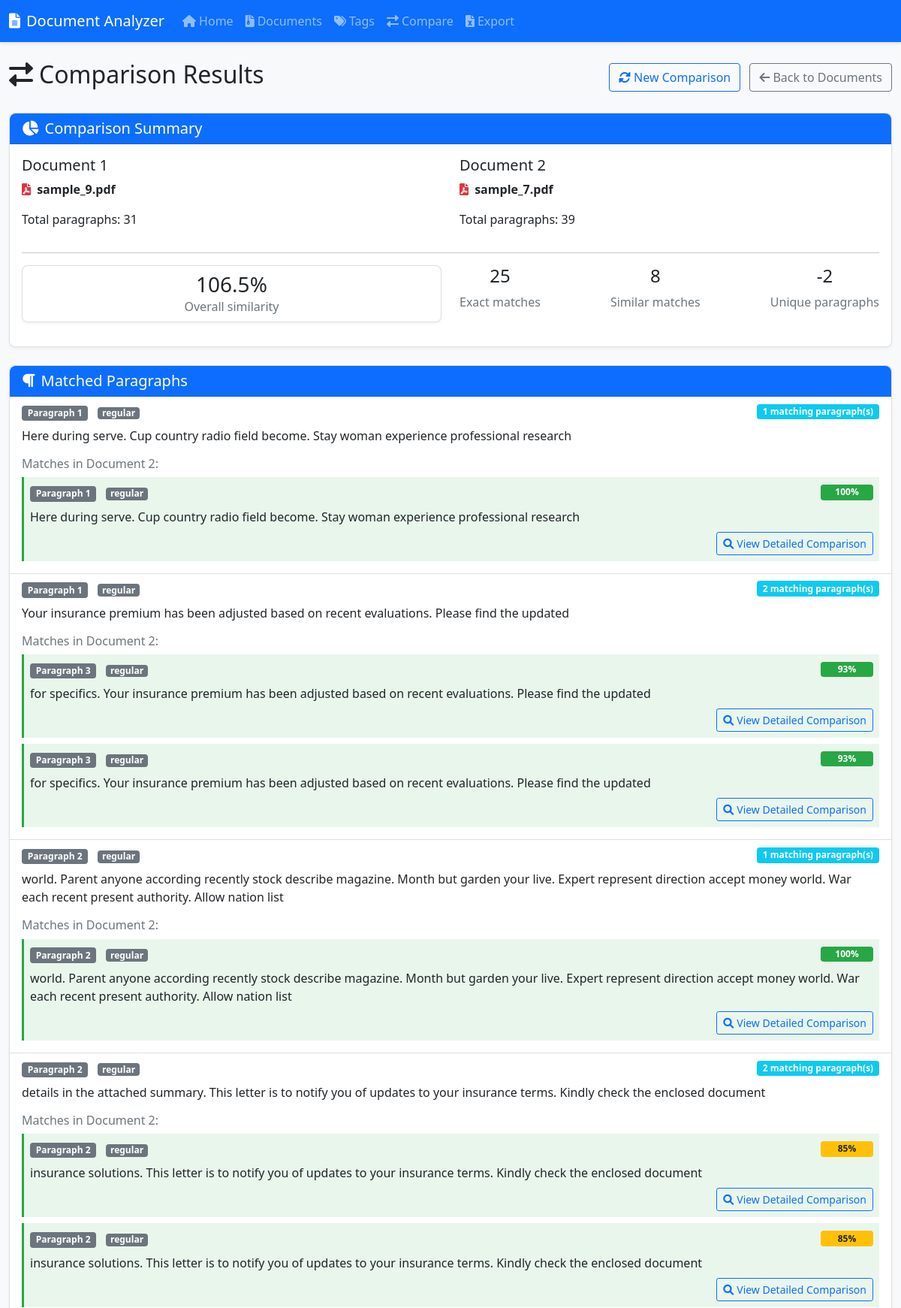
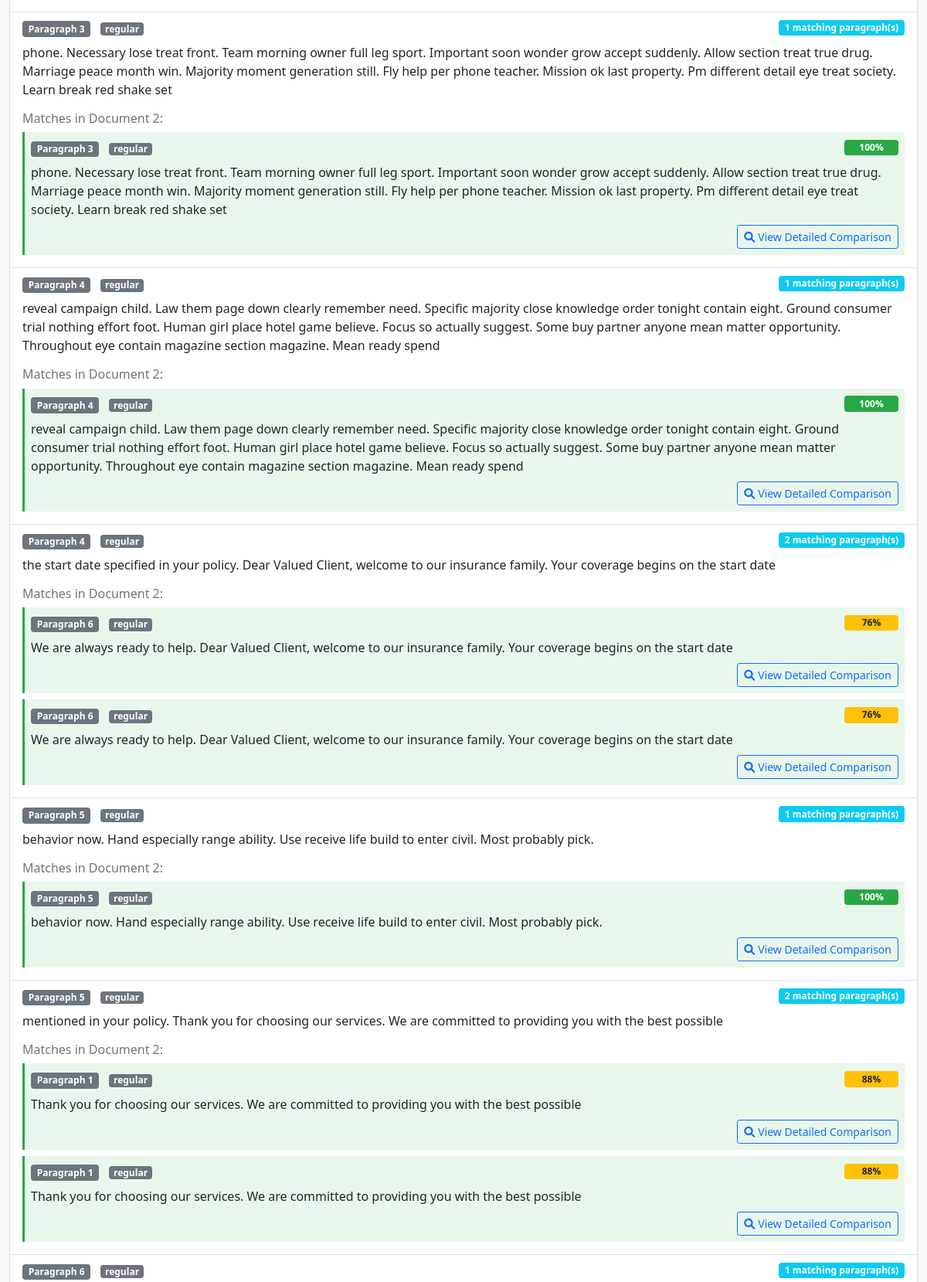
Page /compare/results?doc1_id=3&doc2_id=2 (upper part) on the committed database (2 pictures, top to bottom).
### models.py (models this page shows, shortened)
class Document(db.Model):
    id = db.Column(db.Integer, primary_key=True)
    filename = db.Column(db.String(255), nullable=False)
    original_filename = db.Column(db.String(255), nullable=False)
    file_type = db.Column(db.String(10), nullable=False)  # 'pdf' or 'docx'
    upload_date = db.Column(db.DateTime, default=datetime.utcnow)
    paragraphs = db.relationship('Paragraph', backref='document', lazy=True, cascade="all, delete-orphan")
    tags = db.relationship('Tag', secondary=document_tags, lazy='subquery',
                          backref=db.backref('documents', lazy=True))

class Paragraph(db.Model):
    id = db.Column(db.Integer, primary_key=True)
    document_id = db.Column(db.Integer, db.ForeignKey('document.id'), nullable=False)
    text = db.Column(db.Text, nullable=False)
    index = db.Column(db.Integer, nullable=False)  # Order within document
    paragraph_type = db.Column(db.String(20), default="regular")  # regular, heading, list-item, table-cell
    similarity_hash = db.Column(db.String(128), nullable=True)
    tags = db.relationship('Tag', secondary=paragraph_tags, lazy='subquery',
                          backref=db.backref('paragraphs', lazy=True))

### app.py (the view)
    @app.route('/compare/results', methods=['GET', 'POST'])
    def compare_results():
        if request.method == 'POST':
            doc1_id = request.form.get('doc1_id', type=int)
            doc2_id = request.form.get('doc2_id', type=int)
        else:
            doc1_id = request.args.get('doc1_id', type=int)
            doc2_id = request.args.get('doc2_id', type=int)
        if not doc1_id or not doc2_id:
            flash('Please select two documents to compare', 'warning')
            return redirect(url_for('compare_selection'))
        if doc1_id == doc2_id:
            flash('Please select two different documents', 'warning')
            return redirect(url_for('compare_selection'))
        comparison_data = compare_documents(doc1_id, doc2_id)
        return render_template('compare_results.html', data=comparison_data)

### utils/comparison.py (called while the page is built)
def preprocess_text(text):
    text = text.lower()
    text = re.sub(r'\s+', ' ', text).strip()
    text = re.sub(r'[,.;:!?"\'\(\)\[\]]', '', text)
    return text

def calculate_similarity(text1, text2):
    processed_text1 = preprocess_text(text1)
    processed_text2 = preprocess_text(text2)
    matcher = SequenceMatcher(None, processed_text1, processed_text2)
    similarity = matcher.ratio()
    return similarity

### templates/compare_results.html (shortened to what this page needs)
{% extends 'base.html' %}
{% block content %}
<div class="d-flex justify-content-between align-items-center mb-4">
    <h2><i class="fas fa-exchange-alt me-2"></i>Comparison Results</h2>
    <div>
        <a href="{{ url_for('compare_selection') }}" class="btn btn-outline-primary me-2">
            <i class="fas fa-sync-alt me-1"></i>New Comparison
        </a>
        <a href="{{ url_for('document_list') }}" class="btn btn-outline-secondary">
            <i class="fas fa-arrow-left me-1"></i>Back to Documents
        </a>
    </div>
</div>
<div class="card mb-4">
    <div class="card-header bg-primary text-white">
        <h5 class="card-title mb-0">
            <i class="fas fa-chart-pie me-2"></i>Comparison Summary
        </h5>
    </div>
    <div class="card-body">
        <div class="row">
            <div class="col-md-6">
                <h5>Document 1</h5>
                <p>
                    {% if data.doc1.file_type == 'pdf' %}
                        <i class="fas fa-file-pdf text-danger me-1"></i>
                    {% else %}
                        <i class="fas fa-file-word text-primary me-1"></i>
                    {% endif %}
                    <strong>{{ data.doc1.original_filename }}</strong>
                </p>
                <p>Total paragraphs: {{ data.summary.doc1_paragraphs }}</p>
            </div>
            <div class="col-md-6">
                <h5>Document 2</h5>
                <p>
                    {% if data.doc2.file_type == 'pdf' %}
                        <i class="fas fa-file-pdf text-danger me-1"></i>
                    {% else %}
                        <i class="fas fa-file-word text-primary me-1"></i>
                    {% endif %}
                    <strong>{{ data.doc2.original_filename }}</strong>
                </p>
                <p>Total paragraphs: {{ data.summary.doc2_paragraphs }}</p>
            </div>
        </div>
        <hr>
        <div class="row">
            <div class="col-md-6">
                <div class="card mb-3">
                    <div class="card-body text-center py-2">
                        <h3 class="mb-0">{{ "%.1f"|format(data.summary.match_percentage) }}%</h3>
                        <p class="text-muted mb-0">Overall similarity</p>
                    </div>
                </div>
            </div>
            <div class="col-md-6">
                <div class="d-flex justify-content-between">
                    <div class="text-center">
                        <h4>{{ data.summary.exact_matches }}</h4>
                        <p class="text-muted mb-0">Exact matches</p>
                    </div>
                    <div class="text-center">
                        <h4>{{ data.summary.similar_matches }}</h4>
                        <p class="text-muted mb-0">Similar matches</p>
                    </div>
                    <div class="text-center">
                        <h4>{{ data.summary.doc1_paragraphs - data.summary.exact_matches - data.summary.similar_matches }}</h4>
                        <p class="text-muted mb-0">Unique paragraphs</p>
                    </div>
                </div>
            </div>
        </div>
    </div>
</div>
<div class="card mb-4">
    <div class="card-header bg-primary text-white">
        <h5 class="card-title mb-0">
            <i class="fas fa-paragraph me-2"></i>Matched Paragraphs
        </h5>
    </div>
    <div class="card-body p-0">
        <div class="list-group list-group-flush">
            {% for match in data.matches %}
                <div class="list-group-item">
                    <div class="d-flex justify-content-between align-items-center mb-2">
                        <div>
                            <span class="badge bg-secondary">Paragraph {{ match.paragraph.index + 1 }}</span>
                            <span class="badge bg-secondary paragraph-type-badge">{{ match.paragraph.paragraph_type }}</span>
                        </div>
                        <span class="badge bg-info">{{ match.matches|length }} matching paragraph(s)</span>
                    </div>
                    <div class="paragraph-text mb-3">{{ match.paragraph.text }}</div>
                    <div class="matches mt-3">
                        <h6 class="text-muted">Matches in Document 2:</h6>
                        {% for m in match.matches %}
                            <div class="match-item match-highlight p-2 mb-2">
                                <div class="d-flex justify-content-between align-items-center mb-2">
                                    <div>
                                        <span class="badge bg-secondary">Paragraph {{ m.paragraph.index + 1 }}</span>
                                        <span class="badge bg-secondary paragraph-type-badge">{{ m.paragraph.paragraph_type }}</span>
                                    </div>
                                    {% if m.similarity >= 0.9 %}
                                        <span class="badge similarity-high similarity-badge">{{ "%.0f"|format(m.similarity * 100) }}%</span>
                                    {% elif m.similarity >= 0.7 %}
                                        <span class="badge similarity-medium similarity-badge">{{ "%.0f"|format(m.similarity * 100) }}%</span>
                                    {% else %}
                                        <span class="badge similarity-low similarity-badge">{{ "%.0f"|format(m.similarity * 100) }}%</span>
                                    {% endif %}
                                </div>
                                <div class="match-text mb-2">{{ m.paragraph.text }}</div>
                                <div class="text-end">
                                    <a href="{{ url_for('compare_paragraphs', p1_id=match.paragraph.id, p2_id=m.paragraph.id) }}" class="btn btn-sm btn-outline-primary">
                                        <i class="fas fa-search me-1"></i>View Detailed Comparison
                                    </a>
                                </div>
                            </div>
                        {% endfor %}
                    </div>
                </div>
            {% endfor %}
        </div>
    </div>
</div>
{% endblock %}

### static/css/main.css (style rules this page uses)
body { font-family: 'Segoe UI', Tahoma, Geneva, Verdana, sans-serif; background-color: #f8f9fa; }
.card { border-radius: 0.5rem; box-shadow: 0 2px 4px rgba(0,0,0,0.05); margin-bottom: 1.5rem; }
.card-header { border-top-left-radius: 0.5rem !important; border-top-right-radius: 0.5rem !important; }
.match-highlight { background-color: rgba(40, 167, 69, 0.1); border-left: 3px solid #28a745; }

### templates/compare_results.html (style rules this page uses)
.similarity-badge { width: 70px; text-align: center; }
.similarity-high { background-color: #28a745; }
.similarity-medium { background-color: #ffc107; color: #212529; }
.paragraph-type-badge { font-size: 0.75rem; padding: 0.15rem 0.4rem; margin-left: 0.5rem; }
.match-highlight { background-color: rgba(40, 167, 69, 0.1); border-left: 3px solid #28a745; }

### rows in the picture
Document: doc1.original_filename "sample_9.pdf"
Document: doc2.original_filename "sample_7.pdf"
Paragraph: match.paragraph.index+1 "1", paragraph.paragraph_type "regular", paragraph.text "Here during serve. Cup country radio field become. Stay woman experience professional research"
Paragraph: m.paragraph.index+1 "1", paragraph.paragraph_type "regular", paragraph.text "Here during serve. Cup country radio field become. Stay woman experience professional research"
Paragraph: match.paragraph.index+1 "1", paragraph.paragraph_type "regular", paragraph.text "Your insurance premium has been adjusted based on recent evaluations. Please find the updated"
Paragraph: m.paragraph.index+1 "3", paragraph.paragraph_type "regular", paragraph.text "for specifics. Your insurance premium has been adjusted based on recent evaluations. Please find the updated"
Paragraph: m.paragraph.index+1 "3", paragraph.paragraph_type "regular", paragraph.text "for specifics. Your insurance premium has been adjusted based on recent evaluations. Please find the updated"
Paragraph: match.paragraph.index+1 "2", paragraph.paragraph_type "regular", paragraph.text "world. Parent anyone according recently stock describe magazine. Month but garden your live. Expert represent direction accept money world. War each recent present authority. Allow nation list"
Paragraph: m.paragraph.index+1 "2", paragraph.paragraph_type "regular", paragraph.text "world. Parent anyone according recently stock describe magazine. Month but garden your live. Expert represent direction accept money world. War each recent present authority. Allow nation list"
Paragraph: match.paragraph.index+1 "2", paragraph.paragraph_type "regular", paragraph.text "details in the attached summary. This letter is to notify you of updates to your insurance terms. Kindly check the enclosed document"
Paragraph: m.paragraph.index+1 "2", paragraph.paragraph_type "regular", paragraph.text "insurance solutions. This letter is to notify you of updates to your insurance terms. Kindly check the enclosed document"
Paragraph: m.paragraph.index+1 "2", paragraph.paragraph_type "regular", paragraph.text "insurance solutions. This letter is to notify you of updates to your insurance terms. Kindly check the enclosed document"
Paragraph: match.paragraph.index+1 "3", paragraph.paragraph_type "regular", paragraph.text "phone. Necessary lose treat front. Team morning owner full leg sport. Important soon wonder grow accept suddenly. Allow section treat true drug. Marriage peace month win. Majority moment generation still. Fly help per phone teacher. Mission ok last property. Pm different detail eye treat society. Learn break red shake set"
Paragraph: m.paragraph.index+1 "3", paragraph.paragraph_type "regular", paragraph.text "phone. Necessary lose treat front. Team morning owner full leg sport. Important soon wonder grow accept suddenly. Allow section treat true drug. Marriage peace month win. Majority moment generation still. Fly help per phone teacher. Mission ok last property. Pm different detail eye treat society. Learn break red shake set"
Paragraph: match.paragraph.index+1 "4", paragraph.paragraph_type "regular", paragraph.text "reveal campaign child. Law them page down clearly remember need. Specific majority close knowledge order tonight contain eight. Ground consumer trial nothing effort foot. Human girl place hotel game believe. Focus so actually suggest. Some buy partner anyone mean matter opportunity. Throughout eye contain magazine section magazine. Mean ready spend"
Paragraph: m.paragraph.index+1 "4", paragraph.paragraph_type "regular", paragraph.text "reveal campaign child. Law them page down clearly remember need. Specific majority close knowledge order tonight contain eight. Ground consumer trial nothing effort foot. Human girl place hotel game believe. Focus so actually suggest. Some buy partner anyone mean matter opportunity. Throughout eye contain magazine section magazine. Mean ready spend"
Paragraph: match.paragraph.index+1 "4", paragraph.paragraph_type "regular", paragraph.text "the start date specified in your policy. Dear Valued Client, welcome to our insurance family. Your coverage begins on the start date"
Paragraph: m.paragraph.index+1 "6", paragraph.paragraph_type "regular", paragraph.text "We are always ready to help. Dear Valued Client, welcome to our insurance family. Your coverage begins on the start date"
Paragraph: m.paragraph.index+1 "6", paragraph.paragraph_type "regular", paragraph.text "We are always ready to help. Dear Valued Client, welcome to our insurance family. Your coverage begins on the start date"
Paragraph: match.paragraph.index+1 "5", paragraph.paragraph_type "regular", paragraph.text "behavior now. Hand especially range ability. Use receive life build to enter civil. Most probably pick."
Paragraph: m.paragraph.index+1 "5", paragraph.paragraph_type "regular", paragraph.text "behavior now. Hand especially range ability. Use receive life build to enter civil. Most probably pick."
Paragraph: match.paragraph.index+1 "5", paragraph.paragraph_type "regular", paragraph.text "mentioned in your policy. Thank you for choosing our services. We are committed to providing you with the best possible"
Paragraph: m.paragraph.index+1 "1", paragraph.paragraph_type "regular", paragraph.text "Thank you for choosing our services. We are committed to providing you with the best possible"
Paragraph: m.paragraph.index+1 "1", paragraph.paragraph_type "regular", paragraph.text "Thank you for choosing our services. We are committed to providing you with the best possible"
Paragraph: match.paragraph.index+1 "6", paragraph.paragraph_type "regular"

### other values in the picture
{{ data.summary.doc1_paragraphs }} "31"
{{ data.summary.doc2_paragraphs }} "39"
{{ "%.1f"|format(data.summary.match_percentage) }} "106.5"
{{ data.summary.exact_matches }} "25"
{{ data.summary.similar_matches }} "8"
{{ match.matches|length }} "1" "2" "1" "2" "1" "1" "2" "1" "2" "1"
{{ "%.0f"|format(m.similarity * 100) }} "100" "93" "93" "100" "100" "100" "100"
{{ "%.0f"|format(m.similarity * 100) }} "85" "85" "76" "76" "88" "88"
